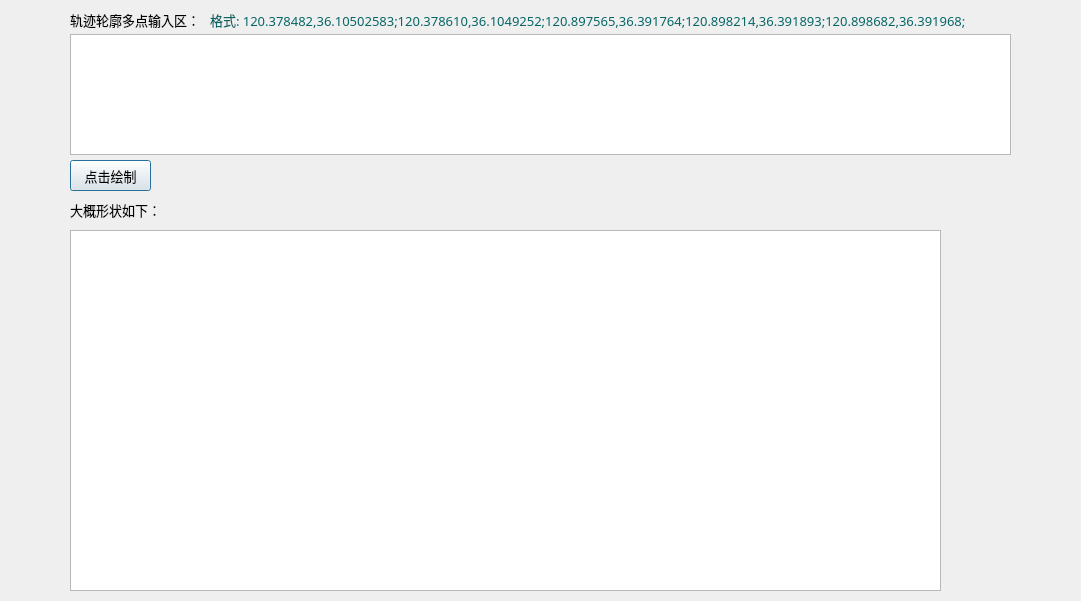
<?xml version="1.0" encoding="UTF-8"?>
<ui version="4.0">
 <class>DrawPolygon</class>
 <widget class="QDialog" name="DrawPolygon">
  <property name="geometry">
   <rect>
    <x>0</x>
    <y>0</y>
    <width>1081</width>
    <height>601</height>
   </rect>
  </property>
  <property name="windowTitle">
   <string>Dialog</string>
  </property>
  <property name="styleSheet">
   <string notr="true">QDialog.bgw{
	border-right:1px solid rgb(170,170,170);
	background:qlineargradient(spread:reflect,
		x1:0,y1:0,x2:1,y2:0,
		stop:0 rgba(207,210,184,255),
		stop:1 rgba(198,210,100,255));
}
QPushButton:pressed {
         background-color: qlineargradient(x1: 0, y1: 0, x2: 0, y2: 1, stop: 0 #aadbfe, stop: 1 #f6f7fa);

}</string>
  </property>
  <property name="class" stdset="0">
   <string>bgw</string>
  </property>
  <widget class="QPlainTextEdit" name="polygon">
   <property name="geometry">
    <rect>
     <x>70</x>
     <y>34</y>
     <width>941</width>
     <height>121</height>
    </rect>
   </property>
   <property name="font">
    <font>
     <family>微软雅黑</family>
    </font>
   </property>
  </widget>
  <widget class="QPushButton" name="button">
   <property name="geometry">
    <rect>
     <x>70</x>
     <y>160</y>
     <width>81</width>
     <height>31</height>
    </rect>
   </property>
   <property name="font">
    <font>
     <family>微软雅黑</family>
     <pointsize>10</pointsize>
    </font>
   </property>
   <property name="text">
    <string>点击绘制</string>
   </property>
  </widget>
  <widget class="QLabel" name="label">
   <property name="geometry">
    <rect>
     <x>70</x>
     <y>10</y>
     <width>221</width>
     <height>20</height>
    </rect>
   </property>
   <property name="font">
    <font>
     <family>微软雅黑</family>
     <pointsize>10</pointsize>
    </font>
   </property>
   <property name="text">
    <string>轨迹轮廓多点输入区：</string>
   </property>
  </widget>
  <widget class="QLabel" name="label_2">
   <property name="geometry">
    <rect>
     <x>70</x>
     <y>200</y>
     <width>101</width>
     <height>20</height>
    </rect>
   </property>
   <property name="font">
    <font>
     <family>微软雅黑</family>
     <pointsize>10</pointsize>
    </font>
   </property>
   <property name="text">
    <string>大概形状如下：</string>
   </property>
  </widget>
  <widget class="QGraphicsView" name="graphicsView">
   <property name="geometry">
    <rect>
     <x>70</x>
     <y>230</y>
     <width>871</width>
     <height>361</height>
    </rect>
   </property>
  </widget>
  <widget class="QLabel" name="label_3">
   <property name="geometry">
    <rect>
     <x>210</x>
     <y>5</y>
     <width>821</width>
     <height>31</height>
    </rect>
   </property>
   <property name="font">
    <font>
     <family>微软雅黑</family>
     <pointsize>10</pointsize>
    </font>
   </property>
   <property name="text">
    <string>&lt;font color='#066666'&gt;格式: 120.378482,36.10502583;120.378610,36.1049252;120.897565,36.391764;120.898214,36.391893;120.898682,36.391968;&lt;/font&gt;</string>
   </property>
  </widget>
 </widget>
 <resources/>
 <connections/>
</ui>
